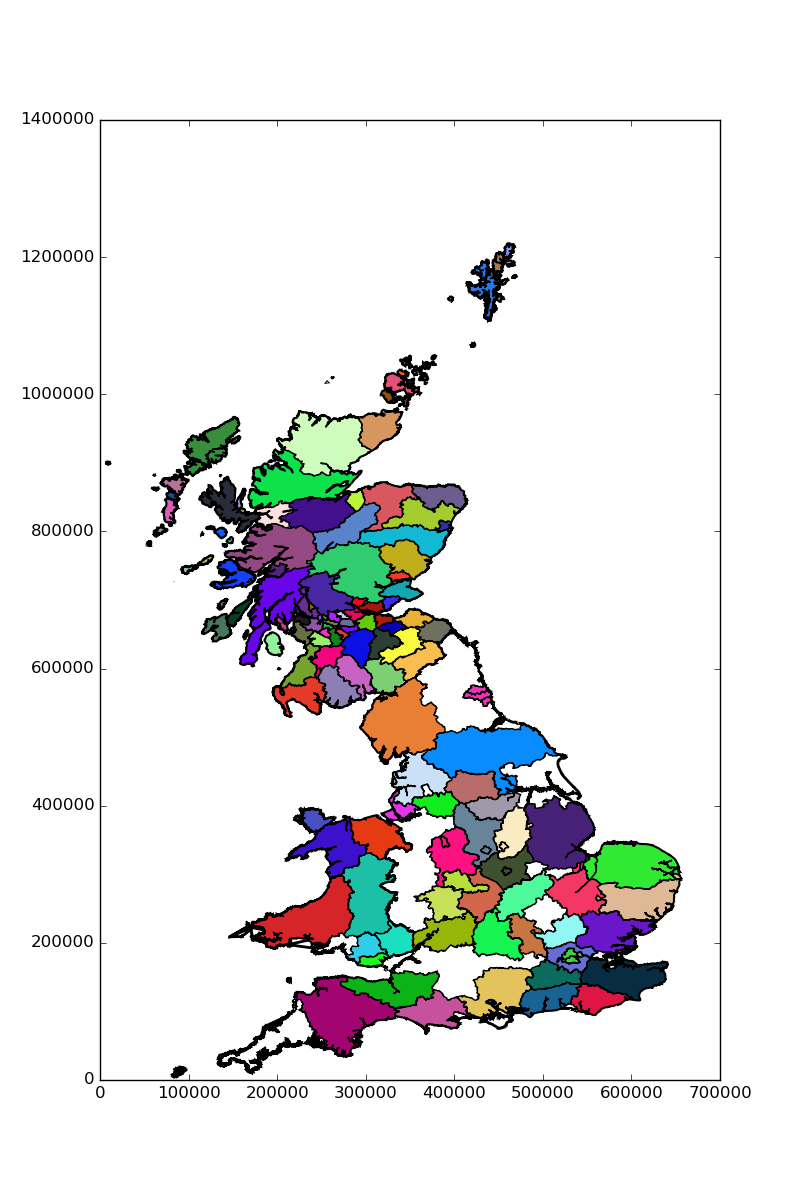

This chart was generated by the following Python code:
import matplotlib.pyplot as plt
from pymapgb import GBBasemap

fig, ax = plt.subplots(figsize=(8, 12))

GBmap = GBBasemap(ax, clipped=True)
GBmap.draw_country(["england", "wales"], color="w", linewidth=2, edgecolor="k")
GBmap.draw_country("scotland", color="w", linewidth=2, edgecolor="k")
GBmap.draw_counties_for_country(["scotland", "wales", "england"])
GBmap.ax.autoscale()
plt.savefig("demo.png")


